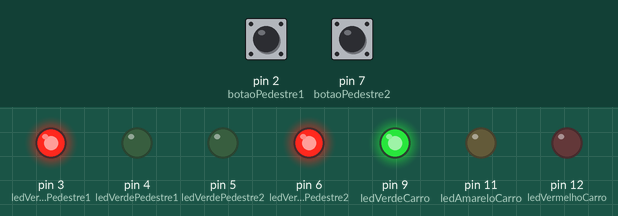
This sketch was run on a simulated Arduino Uno, built with avr-gcc and run on an emulated ATmega328P. Parts: output pins drawn as LEDs (lit = HIGH). The test bench sets the inputs (shaded band); at power-on: pin 2 (botaoPedestre1) HIGH, pin 7 (botaoPedestre2) HIGH.

Above: at 2.8 s.
2.9 s: pin 2 (botaoPedestre1) pulled LOW for 1.2 s
At 3.3 s:
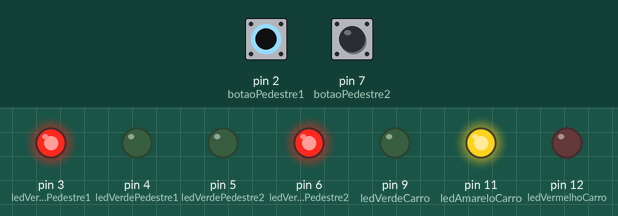
At 10.12 s:
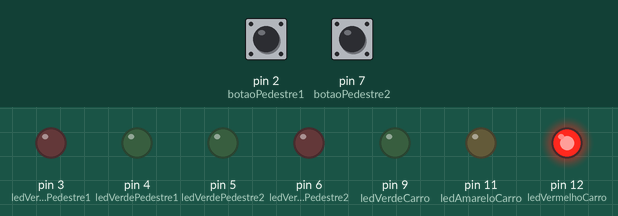
12.3 s: pin 2 (botaoPedestre1) pulled LOW for 3.2 s
At 17.6 s:
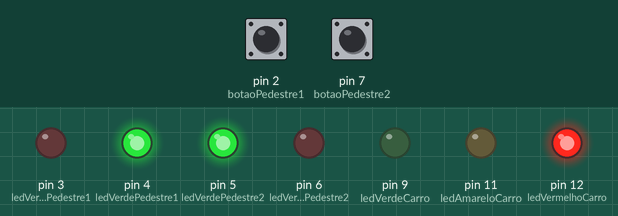
Timing chart, 0 to 23.0 s (numbered marks = the images above; inputs shaded):
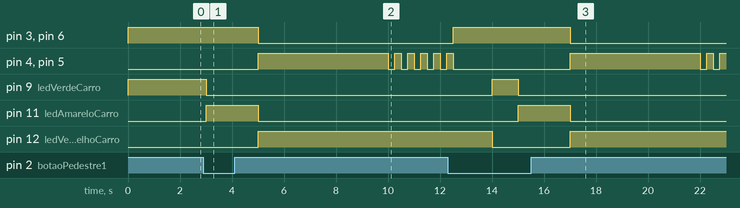

Measured:
- after the input at 2.9 s, pin 3 (ledVermelhoPedestre1): HIGH → LOW after 2.1 s; pin 4 (ledVerdePedestre1): LOW → HIGH after 2.1 s, then repeats every 0.50 s: LOW 0.25 s, HIGH 0.25 s
- after the input at 12.3 s, pin 11 (ledAmareloCarro): LOW → HIGH after 2.7 s, → LOW 2.0 s later

The sketch:

Codigo-Semaforo.ino
```cpp
const int ledVermelhoCarro = 12;
const int ledVerdeCarro = 9;
const int ledAmareloCarro = 11;

const int ledVerdePedestre1 = 4;
const int ledVermelhoPedestre1 = 3;

const int ledVerdePedestre2 = 5;
const int ledVermelhoPedestre2 = 6;

const int botaoPedestre1 = 2;
const int botaoPedestre2 = 7;

void setup()
{
    pinMode(ledVerdeCarro, OUTPUT);
    pinMode(ledAmareloCarro, OUTPUT);
    pinMode(ledVermelhoCarro, OUTPUT);

    pinMode(ledVerdePedestre1, OUTPUT);
    pinMode(ledVermelhoPedestre1, OUTPUT);
    pinMode(ledVerdePedestre2, OUTPUT);
    pinMode(ledVermelhoPedestre2, OUTPUT);

    pinMode(botaoPedestre1, INPUT_PULLUP);
    pinMode(botaoPedestre2, INPUT_PULLUP);

    digitalWrite(ledVerdeCarro, HIGH);
    digitalWrite(ledVermelhoPedestre1, HIGH);
    digitalWrite(ledVermelhoPedestre2, HIGH);
}

void loop()
{
    int estadoBotao1 = digitalRead(botaoPedestre1);
    int estadoBotao2 = digitalRead(botaoPedestre2);

    if(estadoBotao1 == LOW || estadoBotao2 == LOW)
    {
        digitalWrite(ledVerdeCarro, LOW);
        digitalWrite(ledAmareloCarro, HIGH);
        delay(2000);
        digitalWrite(ledAmareloCarro, LOW);
        digitalWrite(ledVermelhoCarro, HIGH);

        digitalWrite(ledVermelhoPedestre1, LOW);
        digitalWrite(ledVermelhoPedestre2, LOW);
        digitalWrite(ledVerdePedestre1, HIGH);
        digitalWrite(ledVerdePedestre2, HIGH);
        delay(5000);

        for(int i = 0; i < 5; i++)
        {
            digitalWrite(ledVerdePedestre1, LOW);
            digitalWrite(ledVerdePedestre2, LOW);
            delay(250);
            digitalWrite(ledVerdePedestre1, HIGH);
            digitalWrite(ledVerdePedestre2, HIGH);
            delay(250);
        }

        digitalWrite(ledVerdePedestre1, LOW);
        digitalWrite(ledVerdePedestre2, LOW);
        digitalWrite(ledVermelhoPedestre1, HIGH);
        digitalWrite(ledVermelhoPedestre2, HIGH);

        delay(1500);

        digitalWrite(ledVermelhoCarro, LOW);
        digitalWrite(ledVerdeCarro, HIGH);
    }

    delay(1000);
}
```
